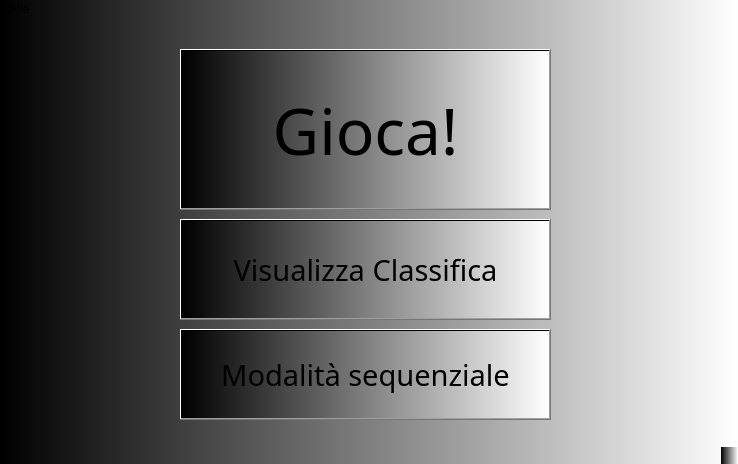
<?xml version="1.0" encoding="UTF-8"?>
<ui version="4.0">
 <class>MainWindow</class>
 <widget class="QMainWindow" name="MainWindow">
  <property name="geometry">
   <rect>
    <x>0</x>
    <y>0</y>
    <width>738</width>
    <height>464</height>
   </rect>
  </property>
  <property name="sizePolicy">
   <sizepolicy hsizetype="Fixed" vsizetype="Fixed">
    <horstretch>0</horstretch>
    <verstretch>0</verstretch>
   </sizepolicy>
  </property>
  <property name="windowTitle">
   <string>Candy Crush!</string>
  </property>
  <property name="toolTip">
   <string/>
  </property>
  <property name="toolTipDuration">
   <number>0</number>
  </property>
  <property name="styleSheet">
   <string notr="true">background-color: qlineargradient(spread:pad, x1:0, y1:0, x2:1, y2:0, stop:0 rgba(0, 0, 0, 255), stop:1 rgba(255, 255, 255, 255));</string>
  </property>
  <widget class="QWidget" name="centralWidget">
   <widget class="QPushButton" name="bottoneGioca">
    <property name="geometry">
     <rect>
      <x>180</x>
      <y>30</y>
      <width>371</width>
      <height>161</height>
     </rect>
    </property>
    <property name="font">
     <font>
      <family>MV Boli</family>
      <pointsize>48</pointsize>
     </font>
    </property>
    <property name="toolTipDuration">
     <number>500</number>
    </property>
    <property name="statusTip">
     <string>efd</string>
    </property>
    <property name="text">
     <string>Gioca!</string>
    </property>
    <property name="checkable">
     <bool>false</bool>
    </property>
    <property name="checked">
     <bool>false</bool>
    </property>
   </widget>
   <widget class="QPushButton" name="pushButton">
    <property name="geometry">
     <rect>
      <x>180</x>
      <y>200</y>
      <width>371</width>
      <height>101</height>
     </rect>
    </property>
    <property name="font">
     <font>
      <family>MV Boli</family>
      <pointsize>22</pointsize>
     </font>
    </property>
    <property name="text">
     <string>Visualizza Classifica</string>
    </property>
   </widget>
   <widget class="QPushButton" name="bottone_sequenziale">
    <property name="geometry">
     <rect>
      <x>180</x>
      <y>310</y>
      <width>371</width>
      <height>91</height>
     </rect>
    </property>
    <property name="font">
     <font>
      <family>MV Boli</family>
      <pointsize>22</pointsize>
     </font>
    </property>
    <property name="text">
     <string>Modalità sequenziale</string>
    </property>
   </widget>
  </widget>
  <widget class="QMenuBar" name="menuBar">
   <property name="geometry">
    <rect>
     <x>0</x>
     <y>0</y>
     <width>738</width>
     <height>26</height>
    </rect>
   </property>
   <widget class="QMenu" name="menuFile">
    <property name="title">
     <string>File</string>
    </property>
    <addaction name="actionEsci"/>
   </widget>
   <addaction name="menuFile"/>
  </widget>
  <widget class="QStatusBar" name="statusBar"/>
  <action name="actionEsci">
   <property name="text">
    <string>Esci</string>
   </property>
  </action>
 </widget>
 <layoutdefault spacing="6" margin="11"/>
 <resources/>
 <connections/>
</ui>
